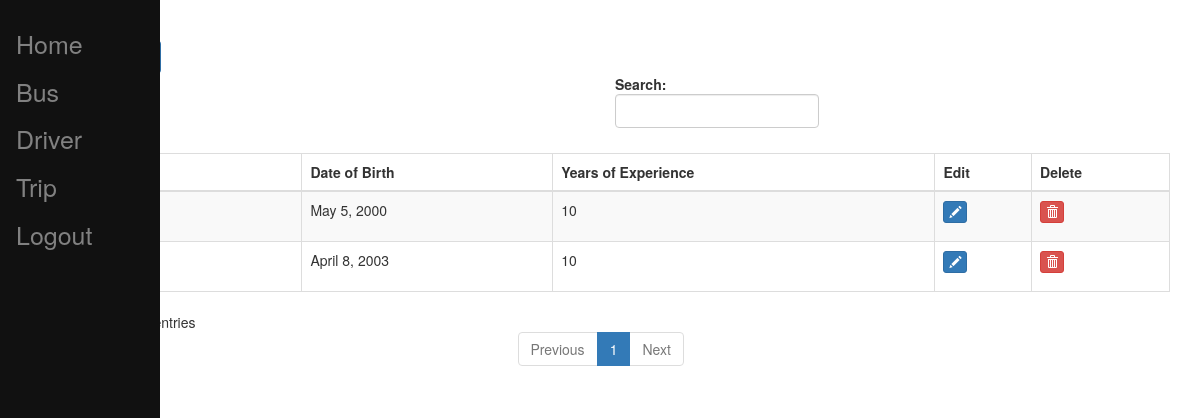
Screenshot of /driver/ (signed in) with the database file from the repository.
### busticket/models.py (models this page shows, shortened)
class Driver(models.Model):
    name = models.CharField(max_length=30,default='Unknown Driver',unique=True)
    date_of_birth = models.DateField()
    years_of_experience = models.IntegerField()
    bus_company = models.ForeignKey(BusCompany, on_delete=models.CASCADE, editable=False,blank=True,null=True)

### busticket/views.py (the view)
# urls.py: path('driver/',views.driver),
def driver(request):
    user = User.objects.get(username=request.user.username)
    driver_list = Driver.objects.filter(bus_company=user.buscompany)
    return render(request,"busticket/drivercrud/driver.html",{'driver_list':driver_list})

### busticket/templatetags/user_tags.py (called while the page is built)
@register.filter(name='has_group')
def has_group(user, group_name):
    group = Group.objects.filter(name=group_name)
    if group:
        group = group.first()
        return group in user.groups.all()
    else:
        return False

### templates/busticket/drivercrud/driver.html (shortened to what this page needs)
{% extends 'busticket/base.html' %}
{% block content %}
 <div class="col-md-12">
        <h4>Driver List</h4> <span><a href="/drivernew" class="btn btn-primary">Add New Record</a></span>
        <div class="table-responsive">
  <table id="bootstrapdatatable" class="table table-striped table-bordered" width="100%">
            <thead>
                <th>Driver Name</th>
                <th>Date of Birth</th>
                <th>Years of Experience</th>
                <th>Edit</th>
                <th>Delete</th>
             </thead>
   <tbody>
   {% for driver in driver_list %}
    <tr>
     <td>{{ driver.name }}</td>
     <td>{{ driver.date_of_birth }}</td>
     <td>{{ driver.years_of_experience }}</td>
     <td><p data-placement="top" data-toggle="tooltip" title="Edit"><a href="/driveredit/{{ driver.id }}" class="btn btn-primary btn-xs" data-title="Edit" data-toggle="modal"  ><span class="glyphicon glyphicon-pencil"></span></a></p></td>
     <td><p data-placement="top" data-toggle="tooltip" title="Delete"><a href="/driverdelete/{{ driver.id }}" class="btn btn-danger btn-xs" onclick="return confirm('Are you sure you want to delete this?')" data-title="Delete" data-toggle="modal"  ><span class="glyphicon glyphicon-trash"></span></a></p></td>
    </tr>
   {% endfor %}
   </tbody>
  </table>
        </div>
    </div>
{% endblock content %}

### rows the page displays
Driver: date_of_birth "May 5, 2000", years_of_experience "10"
Driver: date_of_birth "April 8, 2003", years_of_experience "10"
